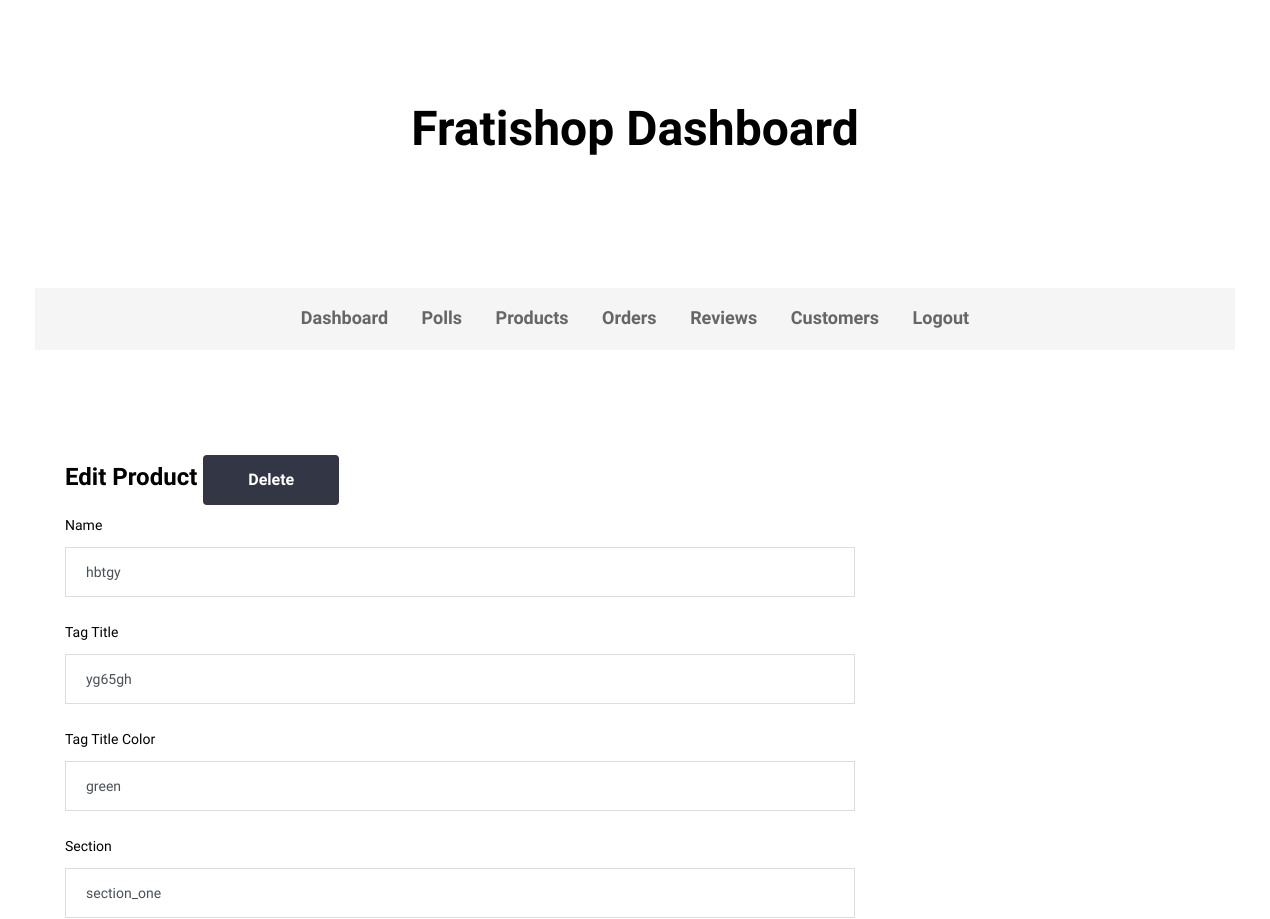
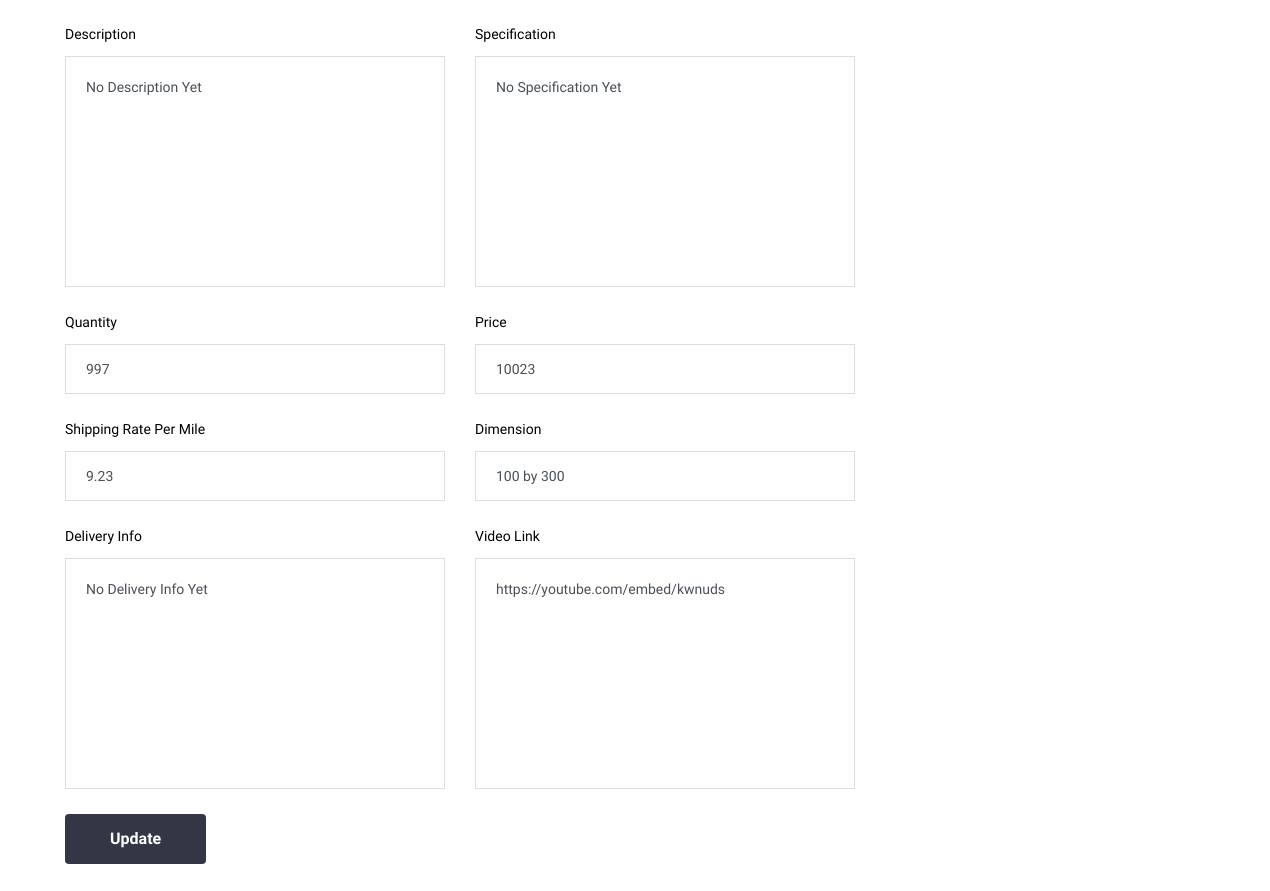
The app's page /edit-product/hbtgy-2020-09-21-1421001312900000/ with its own data (2 pictures, top to bottom).
### product/models.py (models this page shows, shortened)
class Product(models.Model):
	name = models.CharField(max_length=150)
	tag_title = models.CharField(max_length=150, default="Sale")
	tag_title_color = models.CharField(max_length=150, default="orange")
	section = models.CharField(max_length=150, default="section_one")
	image_1 = models.ImageField(upload_to='product/images/', blank=True)
	image_2 = models.ImageField(upload_to='product/images/', blank=True)
	image_3 = models.ImageField(upload_to='product/images/', blank=True)
	image_4 = models.ImageField(upload_to='product/images/', blank=True)
	video = models.CharField(max_length=150, default="jshsjssd7sjs")
	description = models.TextField(default="none")
	specification = models.TextField(default="none")
	review = models.ManyToManyField(Review, through="ProductReviewConnector", through_fields=("product", "review"),)
	category = models.CharField(max_length=150)
	quantity = models.IntegerField(blank=True, null=True)
	threshold = models.IntegerField(blank=True, null=True, default=1)
	price = models.IntegerField(blank=True, null=True)
	old_price = models.IntegerField(blank=True, null=True, default=0)
	rating = models.IntegerField(blank=True, null=True)
	colors = models.ManyToManyField(Color, through="ProductColorConnector", through_fields=("product", "color"),)
	shipping_charge = models.FloatField(blank=True, null=True)
	dimension = models.CharField(max_length=150)
	delivery_info = models.CharField(max_length=150, default="none")
	slug = models.SlugField(unique=True, default="rayslug")
	pub_date = models.DateTimeField(default=timezone.now)

### product/views.py (the view)
# urls.py: path("edit-product/<slug:slug>/", views.EditProductView, name="edit_product"),
def EditProductView(request, slug):
	if request.method == "POST":
		name = request.POST.get("name")
		tag_title = request.POST.get("tag_title")
		tag_title_color = request.POST.get("tag_title_color")
		section = request.POST.get("section")
		description = request.POST.get("description")
		specification = request.POST.get("specification")
		quantity = request.POST.get("quantity")
		price = request.POST.get("price")
		shipping_charge = request.POST.get("shipping_charge")
		dimension = request.POST.get("dimension")
		delivery_info = request.POST.get("delivery_info")
		video = request.POST.get("video")
		product = Product.objects.filter(slug=slug)
		product.update(name=name, tag_title=tag_title, tag_title_color=tag_title_color, section=section, description=description, specification=specification, quantity=quantity, price=price, shipping_charge=shipping_charge, dimension=dimension, delivery_info=delivery_info, video=video)
		return HttpResponseRedirect(reverse("dashboard_all_products"))
	else:
		product = Product.objects.get(slug=slug)
		context = {"product": product}
		return render(request, 'product/edit_product.html', context)

### product/templates/product/edit_product.html (shortened to what this page needs)
{% extends 'admin_app/base.html' %}
{% load static %}
{% block content %}
        <div class="container">
            <div class="ps-section__content">
                <div class="ps-block--vendor-dashboard">
                		    <main class="ps-page--my-account">
								<section class="ps-section--account">
									<div class="container">
										<div class="row">
											<div class="col-lg-8">
												<div class="ps-section__right">
												    <form class="ps-form--account-setting" method="post" enctype="multipart/form-data">
												        <div class="ps-form__header">
												            <h3>Edit Product <a href="{% url 'delete_product' product.slug %}" class="ps-btn">Delete</a></h3>
												        </div>
												        <div class="ps-form__content">
												            <div class="form-group">
												                <label>Name</label>
												                <input name="name" class="form-control" type="text" value="{{ product.name }}">
												            </div>
												            <div class="form-group">
												                <label>Tag Title</label>
												                <input name="tag_title" class="form-control" type="text" value="{{ product.tag_title }}">
												            </div>
												            <div class="form-group">
												                <label>Tag Title Color</label>
												                <input name="tag_title_color" class="form-control" type="text" value="{{ product.tag_title_color }}">
												            </div>
												            <div class="form-group">
												                <label>Section</label>
												                <input name="section" class="form-control" type="text" value="{{ product.section }}">
												            </div>
												            <div class="row">
												                <div class="col-sm-6">
												                    <div class="form-group">
												                        <label>Description</label>
												                        <textarea name="description" rows="9" class="form-control">{{ product.description }}</textarea>
												                    </div>
												                </div>
												                <div class="col-sm-6">
												                   <div class="form-group">
												                        <label>Specification</label>
												                        <textarea name="specification" rows="9" class="form-control">{{ product.specification }}</textarea>
												                    </div>
												                </div>
												                <div class="col-sm-6">
												                    <div class="form-group">
												                        <label>Quantity</label>
												                        <input name="quantity" class="form-control" type="number" value="{{ product.quantity }}">
												                    </div>
												                </div>
												                <div class="col-sm-6">
												                    <div class="form-group">
												                        <label>Price</label>
												                        <input name="price" class="form-control" type="number" value="{{ product.price }}">
												                    </div>
												                </div>
												                <div class="col-sm-6">
												                    <div class="form-group">
												                        <label>Shipping Rate Per Mile</label>
												                        <input name="shipping_charge" class="form-control" type="number" min="0.01" max="100" step="0.01" value="{{ product.shipping_charge }}">
												                    </div>
												                </div>
												                <div class="col-sm-6">
												                    <div class="form-group">
												                        <label>Dimension</label>
												                        <input name="dimension" class="form-control" type="text" value="{{ product.dimension }}">
												                    </div>
												                </div>
												                <div class="col-sm-6">
												                   <div class="form-group">
												                        <label>Delivery Info</label>
												                        <textarea name="delivery_info" rows="9" placeholder="Product Specification." class="form-control">{{ product.delivery_info }}</textarea>
												                    </div>
												                </div>
												                <div class="col-sm-6">
												                   <div class="form-group">
												                        <label>Video Link</label>
												                        <textarea name="video" rows="9" placeholder="Product Installation." class="form-control">{{ product.video }}</textarea>
												                    </div>
												                </div>
												            </div>
												        </div>
												        <div class="form-group submit">
												            <button class="ps-btn">Update</button>
												        </div>
												    </form>
												</div>
											</div>
										</div>
									</div>
								</section>
							</main>
                </div>
               </div>
             </div>
       {% endblock %}

### records on screen
Product: name "hbtgy", tag_title "yg65gh", tag_title_color "green", section "section_one", description "No Description Yet", specification "No Specification Yet", quantity "997", price "10023", shipping_charge "9.23", dimension "100 by 300", delivery_info "No Delivery Info Yet", video "https://youtube.com/embed/kwnuds"
